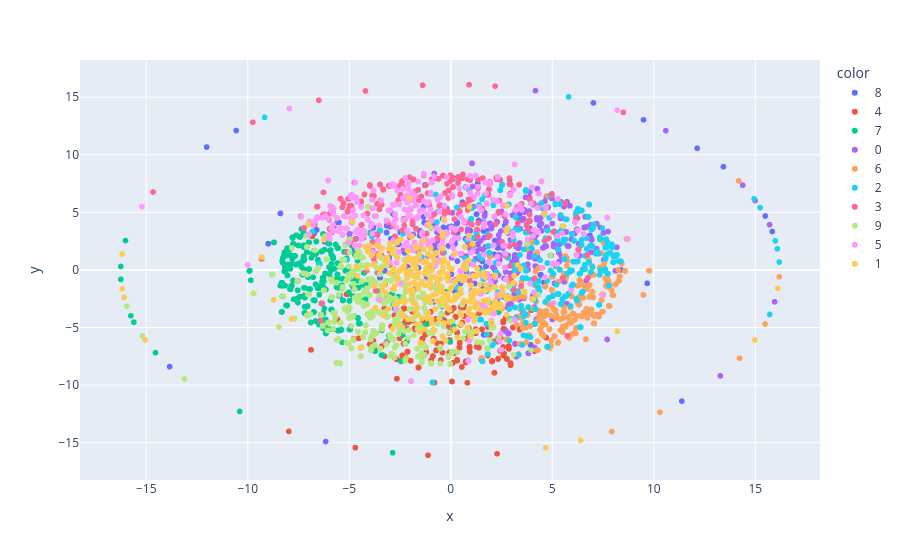

Notebook source saved alongside this figure:
### Code cell
import plotly.express as px
px.scatter(x=y_20neurons[:, 0], y=y_20neurons[:, 1], color=np.array(y_test).astype(str))

### Figure 1 — Plotly figure (JSON) as saved in the notebook; plotly's stock layout.template omitted (floating-point values rounded to 4 significant figures; data arrays with more than 128 entries replaced by an {"elided": "..."} marker saying what was removed)
{"data": [{"hovertemplate": "color=8<br>x=%{x}<br>y=%{y}<extra></extra>", "legendgroup": "8", "marker": {"color": "#636efa", "symbol": "circle"}, "mode": "markers", "name": "8", "showlegend": true, "type": "scattergl", "x": {"elided": "969 float values"}, "xaxis": "x", "y": {"elided": "969 float values"}, "yaxis": "y"}, {"hovertemplate": "color=4<br>x=%{x}<br>y=%{y}<extra></extra>", "legendgroup": "4", "marker": {"color": "#EF553B", "symbol": "circle"}, "mode": "markers", "name": "4", "showlegend": true, "type": "scattergl", "x": {"elided": "906 float values"}, "xaxis": "x", "y": {"elided": "906 float values"}, "yaxis": "y"}, {"hovertemplate": "color=7<br>x=%{x}<br>y=%{y}<extra></extra>", "legendgroup": "7", "marker": {"color": "#00cc96", "symbol": "circle"}, "mode": "markers", "name": "7", "showlegend": true, "type": "scattergl", "x": {"elided": "1055 float values"}, "xaxis": "x", "y": {"elided": "1055 float values"}, "yaxis": "y"}, {"hovertemplate": "color=0<br>x=%{x}<br>y=%{y}<extra></extra>", "legendgroup": "0", "marker": {"color": "#ab63fa", "symbol": "circle"}, "mode": "markers", "name": "0", "showlegend": true, "type": "scattergl", "x": {"elided": "983 float values"}, "xaxis": "x", "y": {"elided": "983 float values"}, "yaxis": "y"}, {"hovertemplate": "color=6<br>x=%{x}<br>y=%{y}<extra></extra>", "legendgroup": "6", "marker": {"color": "#FFA15A", "symbol": "circle"}, "mode": "markers", "name": "6", "showlegend": true, "type": "scattergl", "x": {"elided": "961 float values"}, "xaxis": "x", "y": {"elided": "961 float values"}, "yaxis": "y"}, {"hovertemplate": "color=2<br>x=%{x}<br>y=%{y}<extra></extra>", "legendgroup": "2", "marker": {"color": "#19d3f3", "symbol": "circle"}, "mode": "markers", "name": "2", "showlegend": true, "type": "scattergl", "x": {"elided": "967 float values"}, "xaxis": "x", "y": {"elided": "967 float values"}, "yaxis": "y"}, {"hovertemplate": "color=3<br>x=%{x}<br>y=%{y}<extra></extra>", "legendgroup": "3", "marker": {"color": "#FF6692", "symbol": "circle"}, "mode": "markers", "name": "3", "showlegend": true, "type": "scattergl", "x": {"elided": "1034 float values"}, "xaxis": "x", "y": {"elided": "1034 float values"}, "yaxis": "y"}, {"hovertemplate": "color=9<br>x=%{x}<br>y=%{y}<extra></extra>", "legendgroup": "9", "marker": {"color": "#B6E880", "symbol": "circle"}, "mode": "markers", "name": "9", "showlegend": true, "type": "scattergl", "x": {"elided": "1036 float values"}, "xaxis": "x", "y": {"elided": "1036 float values"}, "yaxis": "y"}, {"hovertemplate": "color=5<br>x=%{x}<br>y=%{y}<extra></extra>", "legendgroup": "5", "marker": {"color": "#FF97FF", "symbol": "circle"}, "mode": "markers", "name": "5", "showlegend": true, "type": "scattergl", "x": {"elided": "937 float values"}, "xaxis": "x", "y": {"elided": "937 float values"}, "yaxis": "y"}, {"hovertemplate": "color=1<br>x=%{x}<br>y=%{y}<extra></extra>", "legendgroup": "1", "marker": {"color": "#FECB52", "symbol": "circle"}, "mode": "markers", "name": "1", "showlegend": true, "type": "scattergl", "x": {"elided": "1152 float values"}, "xaxis": "x", "y": {"elided": "1152 float values"}, "yaxis": "y"}], "layout": {"legend": {"title": {"text": "color"}, "tracegroupgap": 0}, "margin": {"t": 60}, "xaxis": {"anchor": "y", "domain": [0, 1], "title": {"text": "x"}}, "yaxis": {"anchor": "x", "domain": [0, 1], "title": {"text": "y"}}}}
